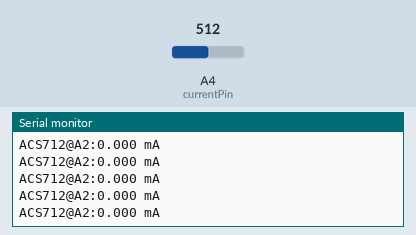
The sketch below on a simulated Arduino Uno, built with avr-gcc and run on an emulated ATmega328P. On the bench: the last lines printed to the serial monitor. The inputs (shaded band) are chosen by the test bench; at power-on: A4 (currentPin) = 512.

Above: at 7.7 s.
7.8 s: A4 (currentPin) set to 716
At 7.99 s:
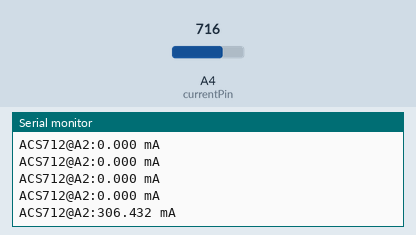
9.3 s: A4 (currentPin) set to 900
At 9.49 s:
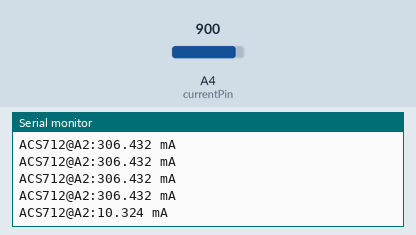
Timing chart, 0 to 12.3 s (numbered marks = the images above; inputs shaded):
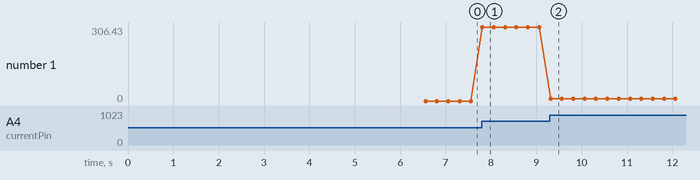

The sketch:

ACMeasure06.ino
```cpp
//http://forum.arduino.cc/index.php?topic=179541.0

const int currentPin = 4;
const unsigned long sampleTime = 100000UL;                           // sample over 100ms, it is an exact number of cycles for both 50Hz and 60Hz mains
const unsigned long numSamples = 250UL;                               // choose the number of samples to divide sampleTime exactly, but low enough for the ADC to keep up
const unsigned long sampleInterval = sampleTime/numSamples;  // the sampling interval, must be longer than then ADC conversion time
//const int adc_zero = 522;                                                     // relative digital zero of the arudino input from ACS712 (could make this a variable and auto-adjust it)
int adc_zero;                                                                   //autoadjusted relative digital zero

void setup()
{
  Serial.begin(9600);
   adc_zero = determineVQ(currentPin); //Quiscent output voltage - the average voltage ACS712 shows with no load (0 A)
  delay(1000);
}

void loop(){
  Serial.print("ACS712@A2:");Serial.print(readCurrent(currentPin),3);Serial.println(" mA");
  delay(150);
}

int determineVQ(int PIN) {
  Serial.print("estimating avg. quiscent voltage:");
  long VQ = 0;
  //read 5000 samples to stabilise value
  for (int i=0; i<5000; i++) {
    VQ += analogRead(PIN);
    delay(1);//depends on sampling (on filter capacitor), can be 1/80000 (80kHz) max.
  }
  VQ /= 5000;
  Serial.print(map(VQ, 0, 1023, 0, 5000));Serial.println(" mV");
  return int(VQ);
}

float readCurrent(int PIN)
{
  unsigned long currentAcc = 0;
  unsigned int count = 0;
  unsigned long prevMicros = micros() - sampleInterval ;
  while (count < numSamples)
  {
    if (micros() - prevMicros >= sampleInterval)
    {
      int adc_raw = analogRead(currentPin) - adc_zero;
      currentAcc += (unsigned long)(adc_raw * adc_raw);
      ++count;
      prevMicros += sampleInterval;
    }
  }
  float rms = sqrt((float)currentAcc/(float)numSamples) * (75.7576 / 1024.0);
  return rms;
  //Serial.println(rms);
}
```

Measured:
- after the input at 7.8 s, the serial monitor: prints a new line at once (image 1)
- after the input at 9.3 s, the serial monitor: prints a new line at once (image 2)
- plotted number 1: 0 → 306.43 after the input at 7.8 s, 306.43 → 10.32 after the input at 9.3 s
